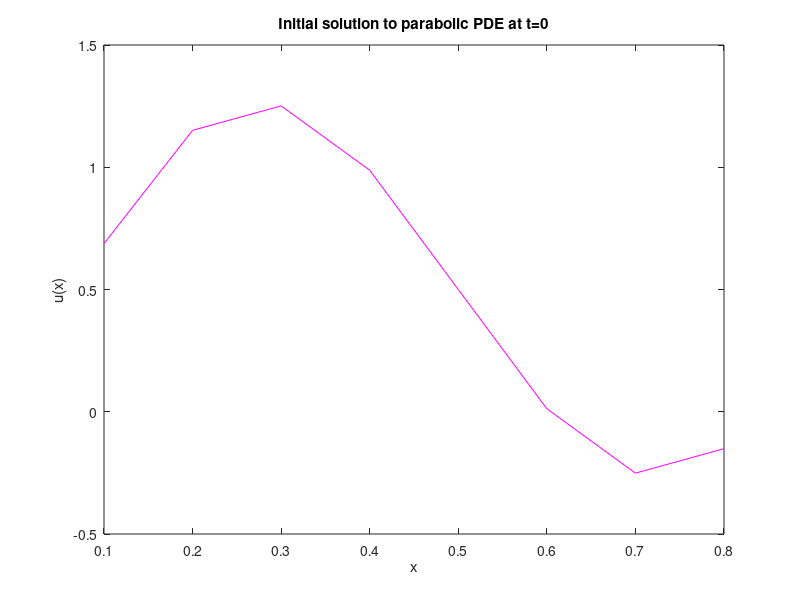

MATLAB code to generate this figure: (Note: this script raises an error after producing the figure.)
% Reads in data
format long;
value = csvread('ParabolicPlot.csv');

nodes = value(1,1:end-1); 
initU = value(2, 1:end-1);
uT2 = value(3, 1:end-1);
uT2Exact = value(4, 1:end-1);
uT = value(5, 1:end-1);
uTExact = value(6, 1:end-1);

% Create plots
figure(1);
plot(nodes, initU, 'm');
title('Initial solution to parabolic PDE at t=0');
xlabel('x'); ylabel('u(x)');
ax = gca; ax.FontSize = 14; axis tight;

figure(2);
plot(nodes,uT2,'m',nodes,uT2Exact, 'c', 'LineWidth',2);
xlabel('x'); ylabel('u(x)'); legend('Approximation','Exact');
title('Solutiion to parabolic PDE problem at t=T/2'); 

figure(3);
plot(nodes,uT,'m',nodes,uTExact, 'c', 'LineWidth',2);
xlabel('x'); ylabel('u(x)'); legend('Approximation','Exact');
title('Solutiion to parabolic PDE problem at t=T'); 
